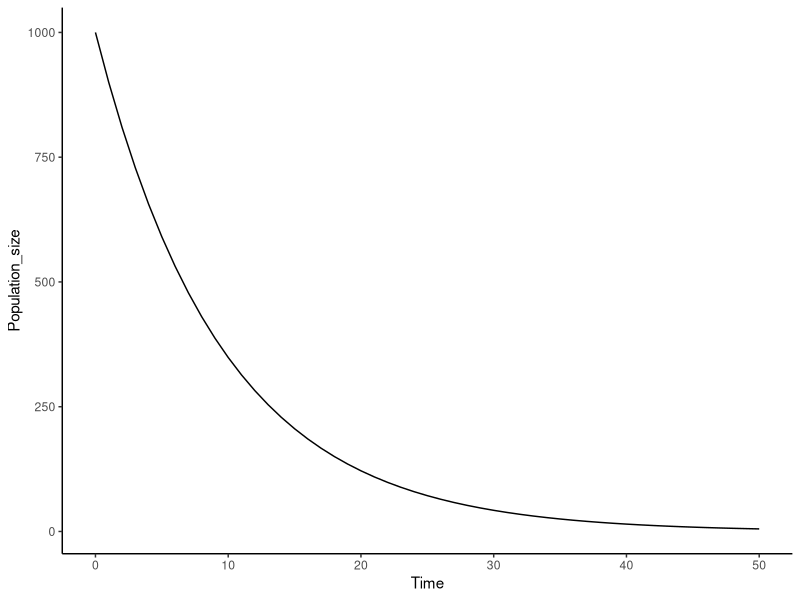

This chart was generated by the following R code:
## ---- chunk 1
# make a function project population size using our mathematical model
predict_pop <- function(init_size, r, t){
  out <- rep(NA, t)
  out[1] <- init_size
  for(i in 1:t){
    out[i+1] <- out[i]*r
  }
  return(data.frame(Time = 0:t, 
                    Population_size = out))
}

# use the function to predict population size through time and store in a dataframe
predictions <- predict_pop(init_size = 1000, r = 0.9, t = 50)
tail(predictions)
## ---- chunk 2
library(ggplot2)
ggplot(predictions) +
  aes(x = Time, y = Population_size) +
  geom_line() +
  theme_classic()
